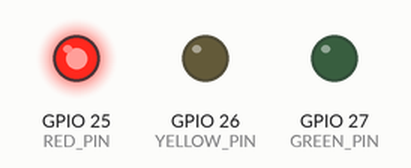
This sketch was run on a simulated ESP32. On the bench: output pins drawn as LEDs (lit = HIGH).

Above: at 2.0 s.
At 6.0 s:
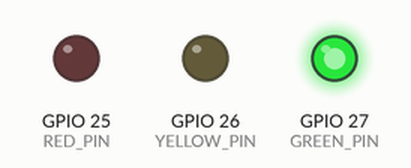
At 9.0 s:
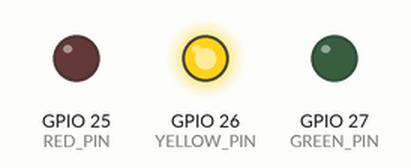
Timing chart, 0 to 13.0 s (numbered marks = the images above):
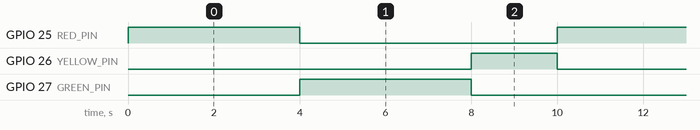

Measured:
- by itself, GPIO 25 (RED_PIN), GPIO 27 (GREEN_PIN): alternates HIGH for 4.0 s and LOW for 6.0 s
- by itself, GPIO 26 (YELLOW_PIN): alternates HIGH for 2.0 s and LOW for 8.0 s
- by itself, everything shown: repeats every 10.0 s, in 3 steps

The sketch:

traficLightwESP32.ino
```cpp
#define RED_PIN    25
#define YELLOW_PIN 26
#define GREEN_PIN  27

void setup() {
  pinMode(RED_PIN,    OUTPUT);
  pinMode(YELLOW_PIN, OUTPUT);
  pinMode(GREEN_PIN,  OUTPUT);
}

void allOff() {
  digitalWrite(RED_PIN,    LOW);
  digitalWrite(YELLOW_PIN, LOW);
  digitalWrite(GREEN_PIN,  LOW);
}

void loop() {
  // RED — stop
  allOff();
  digitalWrite(RED_PIN, HIGH);
  delay(4000);

  // GREEN — go
  allOff();
  digitalWrite(GREEN_PIN, HIGH);
  delay(4000);

  // YELLOW — slow down
  allOff();
  digitalWrite(YELLOW_PIN, HIGH);
  delay(2000);
}
```
